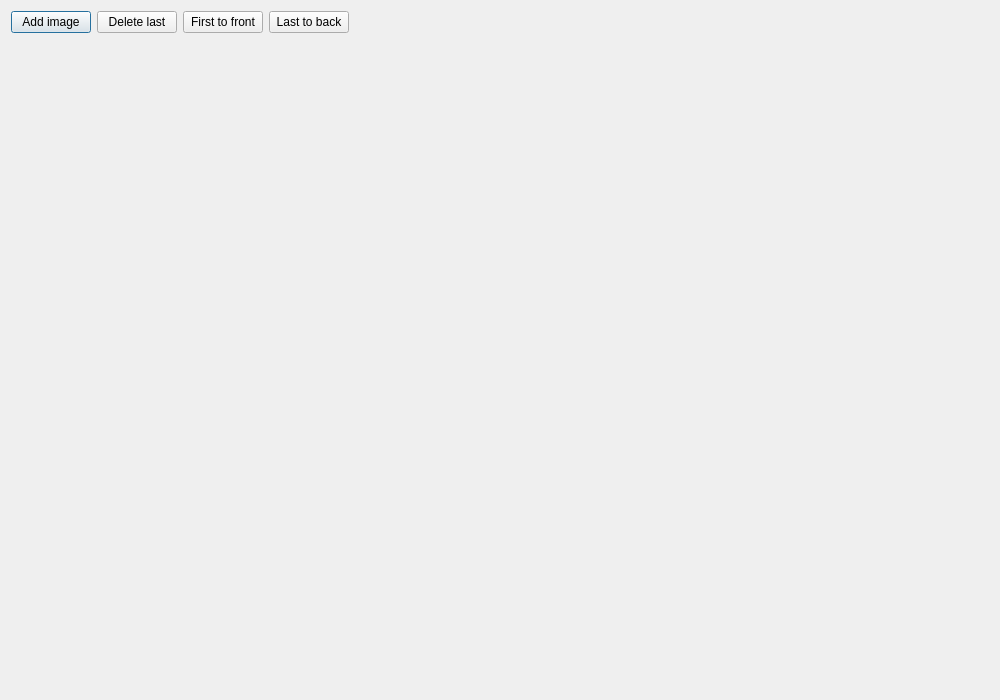
<?xml version="1.0" encoding="UTF-8"?>
<ui version="4.0">
 <class>xLayeredMatViewDlgClass</class>
 <widget class="QDialog" name="xLayeredMatViewDlgClass">
  <property name="geometry">
   <rect><x>0</x><y>0</y><width>1000</width><height>700</height></rect>
  </property>
  <property name="windowTitle"><string>xLayeredMatView Test</string></property>
  <layout class="QVBoxLayout" name="verticalLayout">
   <item>
    <layout class="QHBoxLayout" name="toolbarLayout">
     <item><widget class="QPushButton" name="btnAdd"><property name="text"><string>Add image</string></property></widget></item>
     <item><widget class="QPushButton" name="btnDelete"><property name="text"><string>Delete last</string></property></widget></item>
     <item><widget class="QPushButton" name="btnFront"><property name="text"><string>First to front</string></property></widget></item>
     <item><widget class="QPushButton" name="btnBack"><property name="text"><string>Last to back</string></property></widget></item>
     <item><spacer name="horizontalSpacer"><property name="orientation"><enum>Qt::Horizontal</enum></property><property name="sizeHint" stdset="0"><size><width>40</width><height>20</height></size></property></spacer></item>
    </layout>
   </item>
   <item><widget class="gtl::qt::xLayeredMatView" name="display" native="true"/></item>
  </layout>
 </widget>
 <customwidgets>
  <customwidget>
   <class>gtl::qt::xLayeredMatView</class>
   <extends>QWidget</extends>
   <header location="global">gtl/qt/MatView/LayeredMatView.h</header>
   <container>1</container>
  </customwidget>
 </customwidgets>
 <resources/>
 <connections/>
</ui>
